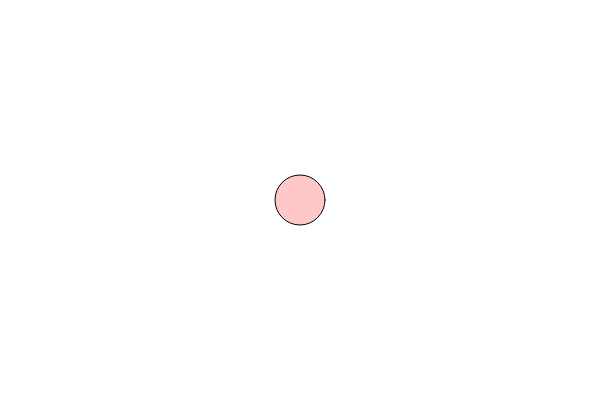
Frame 1 (no input)
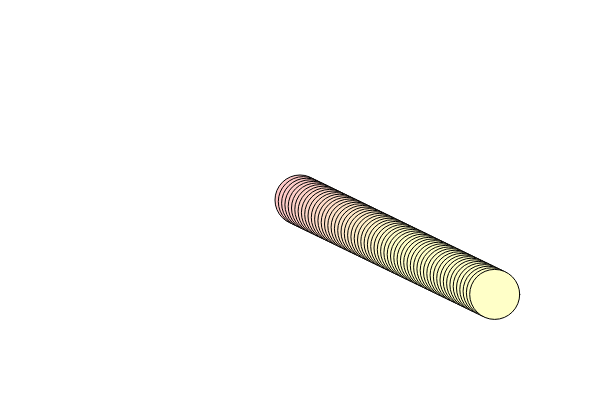
Frame 60 (no input)
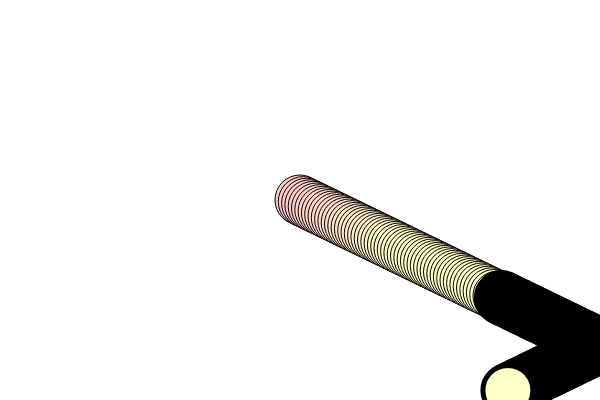
Frame 120 (the mouse pressed at the canvas centre since frame 60)

The p5.js sketch that drew these frames (run headless with seeded random() and noise() and a simulated clock; from frame 60 on, the mouse is pressed at the canvas centre):

// p5.js sketch
// ── sketch.js
/* elementare Variablen

Boolean bool: true / false
Integer int Ganzzahlen 0, 1, 2, 523, -23, ...
float Fließkommazahl 0.13, 234.0, -3.345345, ...
Character char 'a', 'b', ' ', '.', ...

Objekte (Komplexe Variablen)
String Zeichenkette "Hello world", "Paul", "235246"
PFont Variable um Schriftarten zu speichern
PImage Variable um Bilder/Texturen zu speichern
*/


// VERGLEICHSOPERATOREN für Bedingungen
  // > größer
  // < kleiner
  // >= größer oder gleich
  // <= kleiner oder gleich
  // a == b -> a ist gleich b
  // a != b -> a nicht gleich b
  
// VERKNÜPFUNGSOPERATOREN
// CONDITION1 && CONDITION2 --> UND: wenn beide Bedingungen erfüllt sind
// CONDITION1 || CONDITION2 --> ODER: wenn eine der Bedingungen erfüllt ist

// Variablendefinition
// let VARIABLENNAMEN;
let xPos;
let xSpeed = 3.3;
//  Variablendefinition mit Wertzuweisung
// = -> weist den Wert rechts der Variable links zu
let yPos = 200.0;
let ySpeed = 1.6;

let name = "Peter";

// bei anderen Programmiersprachen Typangabe
// int xPos;


function setup() {
  createCanvas(600, 400);
  xPos = width/2.0;
  
  let myLocalVariable = "hello";
  console.log(myLocalVariable);
}

function draw() {
  //background(220);
  fill(xPos, yPos, 200);
  ellipse(xPos, yPos, 50, 50);
  //text(xPos, xPos, yPos);
  
  xPos = xPos + xSpeed;
  yPos = yPos + ySpeed;

  // if Bedinungen
  // if(CONDITION){ Rumpf wird nur ausgeführt, wenn die Bedingung erfüllt ist }
  /*if(xPos >= width){
    xSpeed = -1 * xSpeed;
  }
  
  if(xPos <= 0){
    xSpeed = -1 * xSpeed;
  }*/
  // beide Bedingungen mit ODER verbunden:
  if(xPos >= width || xPos <= 0){
    xSpeed = -1 * xSpeed;
  }
  
  
  /*if(yPos >= height){
    ySpeed = -ySpeed;
  }
  
  if(yPos <= 0){
    ySpeed = -ySpeed;
  }*/
  if(yPos >= height|| yPos <= 0){
    ySpeed = -ySpeed;
  }
  
  
  //if(mouseIsPressed == true){
  if(mouseIsPressed){
    strokeWeight(5);
  } else {
    strokeWeight(1);
  }
  
}
